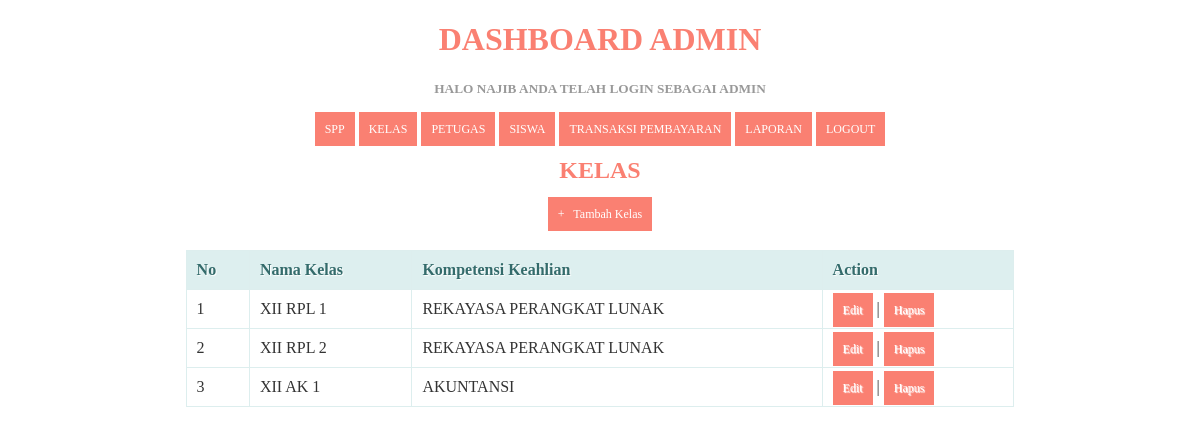
Page /kelas.php (signed in) on the committed database.
### tables this page shows
CREATE TABLE `kelas` (
  `id_kelas` int(11) NOT NULL,
  `nama_kelas` varchar(10) NOT NULL,
  `kompetensi_keahlian` varchar(50) NOT NULL
);

### kelas.php (the view, shortened to what this page needs)
<!DOCTYPE html>
<html>
  <head>
  </head>
<body>
	<?php
  include ('header.php');
?>
 <center><h2>Kelas</h2><center>
  <center><a href="tambah_kelas.php">+ &nbsp; Tambah Kelas</a><center>
    <br/>
    <table>
      <thead>
        <tr>
		  <th>No</th>
          <th>Nama Kelas</th>
          <th>Kompetensi Keahlian</th>
          <th>Action</th>
        </tr>
    </thead>
    <tbody>
	 <?php
      $query = "SELECT * FROM kelas ORDER BY id_kelas ASC";
      $result = mysqli_query($koneksi, $query);
      $no = 1;
      while($row = mysqli_fetch_assoc($result))
      {
      ?>
       <tr>
          <td><?php echo $no; ?></td>
          <td><?php echo $row['nama_kelas']; ?></td>
          <td><?php echo $row['kompetensi_keahlian']; ?></td>
          <td>
              <a href="edit_kelas.php?id=<?php echo $row['id_kelas']; ?>">Edit</a> |
              <a href="proses_hapuskelas.php?id=<?php echo $row['id_kelas']; ?>" onClick="return confirm('Anda yakin akan menghapus data ini?')">Hapus</a>
          </td>
      </tr>
      <?php
        $no++;
      }
      ?>
    </tbody>
    </table>
</body>
</html>

### kelas.php (style rules this page uses)
* { font-family: "Trebuchet MS"; }
h2 { text-transform: uppercase; color: salmon; }
table { border: solid 1px #DDEEEE; border-collapse: collapse; border-spacing: 0; width: 70%; margin: 10px auto 10px auto; }
table thead th { background-color: #DDEFEF; border: solid 1px #DDEEEE; color: #336B6B; padding: 10px; text-align: left; text-shadow: 1px 1px 1px #fff; text-decoration: none; }
table tbody td { border: solid 1px #DDEEEE; color: #333; padding: 10px; text-shadow: 1px 1px 1px #fff; }
a { background-color: salmon; color: #fff; padding: 10px; text-decoration: none; font-size: 12px; }

### header.php (style rules this page uses)
* { font-family: "Trebuchet MS"; }
table { border: solid 1px #DDEEEE; border-collapse: collapse; border-spacing: 0; width: 70%; margin: 10px auto 10px auto; }
table thead th { background-color: #DDEFEF; border: solid 1px #DDEEEE; color: #336B6B; padding: 10px; text-align: left; text-shadow: 1px 1px 1px #fff; text-decoration: none; }
table tbody td { border: solid 1px #DDEEEE; color: #333; padding: 10px; text-shadow: 1px 1px 1px #fff; }
a { background-color: salmon; color: #fff; padding: 10px; text-decoration: none; font-size: 12px; }

### rows in the picture
kelas: nama_kelas "XII RPL 1", kompetensi_keahlian "REKAYASA PERANGKAT LUNAK"
kelas: nama_kelas "XII RPL 2", kompetensi_keahlian "REKAYASA PERANGKAT LUNAK"
kelas: nama_kelas "XII AK 1", kompetensi_keahlian "AKUNTANSI"

### other values in the picture
$_SESSION['username'] "NAJIB"
$_SESSION['level'] "ADMIN"
